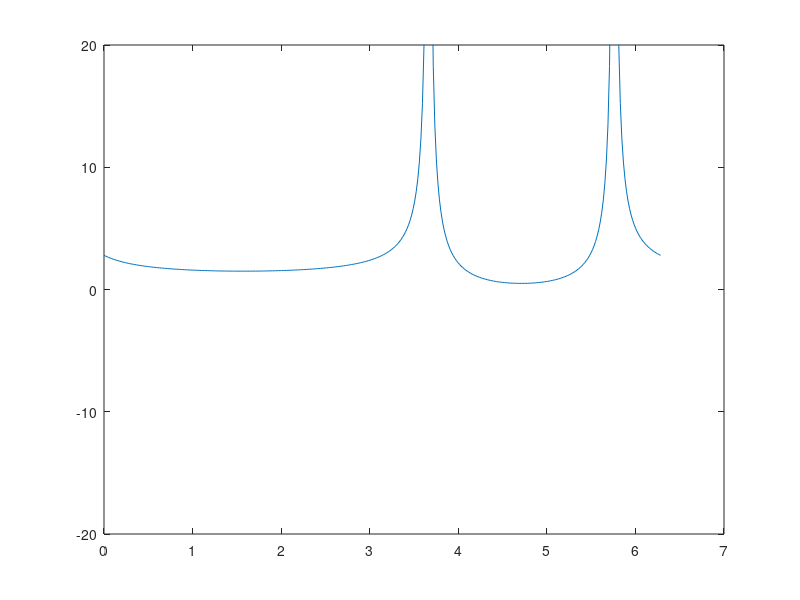

The MATLAB source for this figure:
%{
Considerando il glifo oscillante di figura, calcolare il rapporto di trasmissione tra la rotazione della
manovella 1 e del bilanciere 3 (tramite analisi di posizione e di velocità del meccanismo). Si scelgano
arbitrariamente le dimensioni del meccanismo, verificando che la manovella possa compiere un giro
completo
%}

% Affinchè si chiuda semplicemente L1 < l
L1 = 0.5 %m
l = 1 %m

% Dalle tre eq. di chiusura, definendo Y come il vettore delle incognite di
% posizione, Y = [sin(th3) cos(th3) s23] [3x361], scriviamo le eq di chiusura

theta1 = deg2rad(0:1:360); % -> vettore di 361 elementi [0, ..., 360]
[m,n]=size(theta1); % m = 1, n = 361mi mo

Y = [ (l+L1*sin(theta1))./sqrt(l^2 + L1^2 + 2*L1*l*sin(theta1));
      (L1*cos(theta1))./sqrt(l^2 + L1^2 + 2*L1*l*sin(theta1));
      sqrt(l^2 + L1^2 + 2*L1*l*sin(theta1)) ];

% Analisi di velocità
rpm=10;
for i=1:n
    theta1_dot(i) = (2*pi*rpm)/60
end

s23_dot = L1*l*(theta1_dot.*cos(theta1))./Y(3, :)

% Ricaviamo theta3 dai rispettivi seni e coseni
theta3 = atan2(Y(1, :), Y(2, :));
disp(size(theta3))
theta3_dot = L1 * theta1_dot .* (Y(3, :) .* sin(theta1) + l * cos(theta1) .* cos(theta3)) ./ (Y(3, :).^2 .* Y(1, :));

% Rapporto di trasmissione
tau = theta3_dot ./ theta1_dot

% La componente utile della forza F è quella perpendicolare alla
% congiungente A-03. Di conseguenza è F * sin(theta3). Per PLV,
%  F * sin(theta3) * va + Mm * th1_dot = 0, dove va = theta3_dot * 03-A

% velocità del punto A
AO3 = 2 %m <- distanza in metri tra o3 e A
va = theta3_dot * AO3
Mm = 1 %N*m
F = - (Mm * theta1_dot) ./ (sin(theta3) .* theta3_dot * AO3)

% Plots
figure
plot(theta1, abs(F))
ylim([-20, 20])
